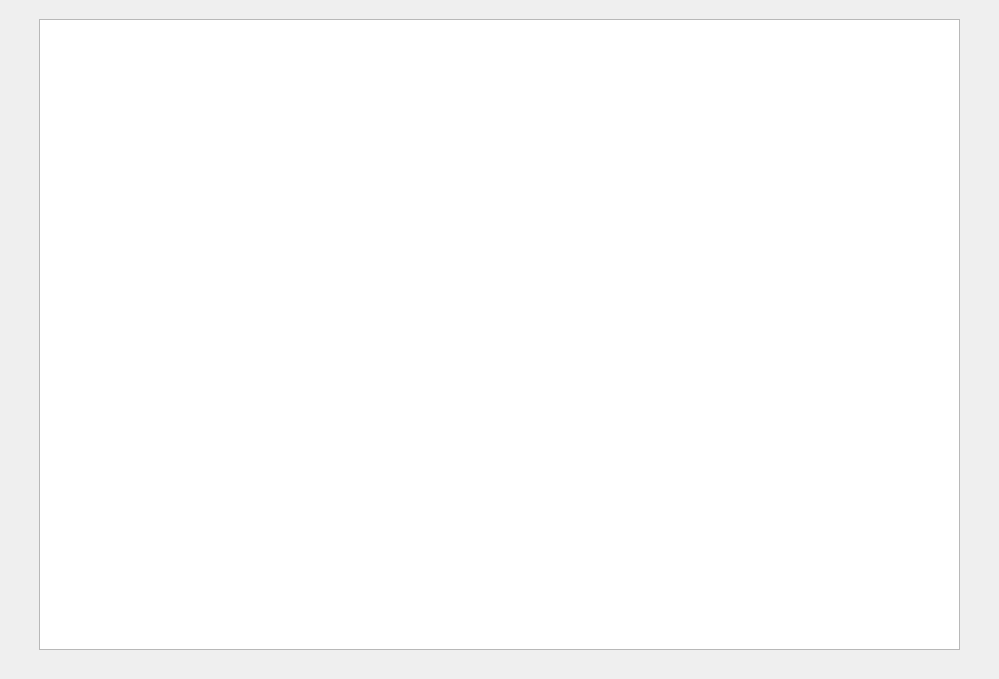
            <widget class="QWidget" name="page_5">
             <widget class="QStackedWidget" name="stackedWidget_description">
              <property name="geometry">
               <rect>
                <x>9</x>
                <y>9</y>
                <width>981</width>
                <height>661</height>
               </rect>
              </property>
              <property name="styleSheet">
               <string notr="true">color:#fff;</string>
              </property>
              <property name="currentIndex">
               <number>0</number>
              </property>
              <widget class="QWidget" name="page_des_en">
               <widget class="QTextBrowser" name="textBrowser_en">
                <property name="geometry">
                 <rect>
                  <x>30</x>
                  <y>10</y>
                  <width>921</width>
                  <height>631</height>
                 </rect>
                </property>
                <property name="styleSheet">
                 <string notr="true"/>
                </property>
                <property name="html">
                 <string>&lt;!DOCTYPE HTML PUBLIC &quot;-//W3C//DTD HTML 4.0//EN&quot; &quot;http://www.w3.org/TR/REC-html40/strict.dtd&quot;&gt;
&lt;html&gt;&lt;head&gt;&lt;meta name=&quot;qrichtext&quot; content=&quot;1&quot; /&gt;&lt;style type=&quot;text/css&quot;&gt;
p, li { white-space: pre-wrap; }
&lt;/style&gt;&lt;/head&gt;&lt;body style=&quot; font-family:'MS Shell Dlg 2'; font-size:20px; font-weight:400; font-style:normal;&quot;&gt;
&lt;p align=&quot;center&quot; style=&quot; margin-top:0px; margin-bottom:0px; margin-left:0px; margin-right:0px; -qt-block-indent:0; text-indent:0px;&quot;&gt;&lt;span style=&quot; font-family:'Franklin Gothic Mediumi','sand-serif'; font-size:26pt; font-weight:600; color:#ffffff;&quot;&gt;BeneFit: training, nutrition, calculates&lt;/span&gt;&lt;/p&gt;
&lt;p align=&quot;center&quot; style=&quot;-qt-paragraph-type:empty; margin-top:0px; margin-bottom:0px; margin-left:0px; margin-right:0px; -qt-block-indent:0; text-indent:0px; font-family:'Franklin Gothic Mediumi','sand-serif'; font-size:26pt; font-weight:600; color:#ffffff;&quot;&gt;&lt;br /&gt;&lt;/p&gt;
&lt;p align=&quot;center&quot; style=&quot;-qt-paragraph-type:empty; margin-top:0px; margin-bottom:0px; margin-left:0px; margin-right:0px; -qt-block-indent:0; text-indent:0px; font-family:'Franklin Gothic Mediumi','sand-serif'; font-size:8.25pt; color:#ffffff;&quot;&gt;&lt;br /&gt;&lt;/p&gt;
&lt;p style=&quot; margin-top:0px; margin-bottom:0px; margin-left:0px; margin-right:0px; -qt-block-indent:0; text-indent:0px;&quot;&gt;&lt;span style=&quot; font-family:'Franklin Gothic Mediumi','sand-serif'; font-size:14pt; font-weight:600; color:#ffffff;&quot;&gt;BeneFit&lt;/span&gt;&lt;span style=&quot; font-family:'Franklin Gothic Mediumi','sand-serif'; font-size:14pt; color:#ffffff;&quot;&gt; &lt;/span&gt;&lt;span style=&quot; font-family:'Franklin Gothic Mediumi','sand-serif'; font-size:12pt; color:#ffffff;&quot;&gt;is a universal fitness app that combines training programs, macronutrient counting, and calculation of various indicators such as BMI and fat%.&lt;/span&gt;&lt;/p&gt;
&lt;p align=&quot;center&quot; style=&quot;-qt-paragraph-type:empty; margin-top:0px; margin-bottom:0px; margin-left:0px; margin-right:0px; -qt-block-indent:0; text-indent:0px; font-family:'Franklin Gothic Mediumi','sand-serif'; font-size:12pt; color:#ffffff;&quot;&gt;&lt;br /&gt;&lt;/p&gt;
&lt;p align=&quot;center&quot; style=&quot;-qt-paragraph-type:empty; margin-top:0px; margin-bottom:0px; margin-left:0px; margin-right:0px; -qt-block-indent:0; text-indent:0px; font-family:'Franklin Gothic Mediumi','sand-serif'; font-size:12pt; color:#ffffff;&quot;&gt;&lt;br /&gt;&lt;/p&gt;
&lt;p align=&quot;center&quot; style=&quot; margin-top:0px; margin-bottom:0px; margin-left:0px; margin-right:0px; -qt-block-indent:0; text-indent:0px;&quot;&gt;&lt;span style=&quot; font-family:'Franklin Gothic Mediumi','sand-serif'; font-size:12pt; color:#ffffff;&quot;&gt;The app consists of the following sections: &lt;/span&gt;&lt;/p&gt;
&lt;p align=&quot;center&quot; style=&quot;-qt-paragraph-type:empty; margin-top:0px; margin-bottom:0px; margin-left:0px; margin-right:0px; -qt-block-indent:0; text-indent:0px; font-family:'Franklin Gothic Mediumi','sand-serif'; font-size:12pt; color:#ffffff;&quot;&gt;&lt;br /&gt;&lt;/p&gt;
&lt;p align=&quot;center&quot; style=&quot; margin-top:0px; margin-bottom:0px; margin-left:0px; margin-right:0px; -qt-block-indent:0; text-indent:0px;&quot;&gt;&lt;span style=&quot; font-family:'Franklin Gothic Mediumi','sand-serif'; font-size:12pt; font-weight:600; color:#ffffff;&quot;&gt;Calculator&lt;/span&gt;&lt;/p&gt;
&lt;p align=&quot;center&quot; style=&quot; margin-top:0px; margin-bottom:0px; margin-left:0px; margin-right:0px; -qt-block-indent:0; text-indent:0px;&quot;&gt;&lt;span style=&quot; font-family:'Franklin Gothic Mediumi','sand-serif'; font-size:12pt; color:#ffffff;&quot;&gt;Calculate your BMI, body fat%, daily water intake, and many other metrics&lt;/span&gt;&lt;/p&gt;
&lt;p align=&quot;center&quot; style=&quot;-qt-paragraph-type:empty; margin-top:0px; margin-bottom:0px; margin-left:0px; margin-right:0px; -qt-block-indent:0; text-indent:0px; font-family:'Franklin Gothic Mediumi','sand-serif'; font-size:12pt; color:#ffffff;&quot;&gt;&lt;br /&gt;&lt;/p&gt;
&lt;p align=&quot;center&quot; style=&quot; margin-top:0px; margin-bottom:0px; margin-left:0px; margin-right:0px; -qt-block-indent:0; text-indent:0px;&quot;&gt;&lt;span style=&quot; font-family:'Franklin Gothic Mediumi','sand-serif'; font-size:12pt; font-weight:600; color:#ffffff;&quot;&gt;Workout &lt;/span&gt;&lt;/p&gt;
&lt;p align=&quot;center&quot; style=&quot; margin-top:0px; margin-bottom:0px; margin-left:0px; margin-right:0px; -qt-block-indent:0; text-indent:0px;&quot;&gt;&lt;span style=&quot; font-family:'Franklin Gothic Mediumi','sand-serif'; font-size:12pt; color:#ffffff;&quot;&gt;Find a training program that is right for you&lt;/span&gt;&lt;/p&gt;
&lt;p align=&quot;center&quot; style=&quot;-qt-paragraph-type:empty; margin-top:0px; margin-bottom:0px; margin-left:0px; margin-right:0px; -qt-block-indent:0; text-indent:0px; font-family:'Franklin Gothic Mediumi','sand-serif'; font-size:12pt; color:#ffffff;&quot;&gt;&lt;br /&gt;&lt;/p&gt;
&lt;p align=&quot;center&quot; style=&quot; margin-top:0px; margin-bottom:0px; margin-left:0px; margin-right:0px; -qt-block-indent:0; text-indent:0px;&quot;&gt;&lt;span style=&quot; font-family:'Franklin Gothic Mediumi','sand-serif'; font-size:12pt; font-weight:600; color:#ffffff;&quot;&gt;Nutrition&lt;/span&gt;&lt;/p&gt;
&lt;p align=&quot;center&quot; style=&quot; margin-top:0px; margin-bottom:0px; margin-left:0px; margin-right:0px; -qt-block-indent:0; text-indent:0px;&quot;&gt;&lt;span style=&quot; font-family:'Franklin Gothic Mediumi','sand-serif'; font-size:12pt; color:#ffffff;&quot;&gt;Make diets, monitor micronutrients, add your products to the database&lt;/span&gt;&lt;/p&gt;
&lt;p align=&quot;center&quot; style=&quot;-qt-paragraph-type:empty; margin-top:0px; margin-bottom:0px; margin-left:0px; margin-right:0px; -qt-block-indent:0; text-indent:0px; font-family:'Franklin Gothic Mediumi','sand-serif'; font-size:12pt; color:#ffffff;&quot;&gt;&lt;br /&gt;&lt;/p&gt;
&lt;p align=&quot;center&quot; style=&quot; margin-top:0px; margin-bottom:0px; margin-left:0px; margin-right:0px; -qt-block-indent:0; text-indent:0px;&quot;&gt;&lt;span style=&quot; font-family:'Franklin Gothic Mediumi','sand-serif'; font-size:12pt; font-weight:600; color:#ffffff;&quot;&gt;What's new?&lt;/span&gt;&lt;/p&gt;
&lt;p align=&quot;center&quot; style=&quot; margin-top:0px; margin-bottom:0px; margin-left:0px; margin-right:0px; -qt-block-indent:0; text-indent:0px;&quot;&gt;&lt;span style=&quot; font-family:'Franklin Gothic Mediumi','sand-serif'; font-size:12pt; color:#ffffff;&quot;&gt;- Added new training sessions&lt;/span&gt;&lt;/p&gt;
&lt;p align=&quot;center&quot; style=&quot; margin-top:0px; margin-bottom:0px; margin-left:0px; margin-right:0px; -qt-block-indent:0; text-indent:0px;&quot;&gt;&lt;span style=&quot; font-family:'Franklin Gothic Mediumi','sand-serif'; font-size:12pt; color:#ffffff;&quot;&gt;- Fixed some bugs&lt;/span&gt;&lt;/p&gt;
&lt;p align=&quot;center&quot; style=&quot; margin-top:0px; margin-bottom:0px; margin-left:0px; margin-right:0px; -qt-block-indent:0; text-indent:0px;&quot;&gt;&lt;span style=&quot; font-family:'Franklin Gothic Mediumi','sand-serif'; font-size:12pt; color:#ffffff;&quot;&gt;- Optimized code&lt;/span&gt;&lt;/p&gt;
&lt;p align=&quot;center&quot; style=&quot; margin-top:0px; margin-bottom:0px; margin-left:0px; margin-right:0px; -qt-block-indent:0; text-indent:0px;&quot;&gt;&lt;span style=&quot; font-family:'Franklin Gothic Mediumi','sand-serif'; font-size:12pt; color:#ffffff;&quot;&gt;- Added contacts&lt;/span&gt;&lt;/p&gt;
&lt;p align=&quot;center&quot; style=&quot; margin-top:0px; margin-bottom:0px; margin-left:0px; margin-right:0px; -qt-block-indent:0; text-indent:0px;&quot;&gt;&lt;span style=&quot; font-family:'Franklin Gothic Mediumi','sand-serif'; font-size:12pt; color:#ffffff;&quot;&gt;-V. 0. 8. 2&lt;/span&gt;&lt;/p&gt;
&lt;p align=&quot;center&quot; style=&quot;-qt-paragraph-type:empty; margin-top:0px; margin-bottom:0px; margin-left:0px; margin-right:0px; -qt-block-indent:0; text-indent:0px; font-family:'Franklin Gothic Mediumi','sand-serif'; font-size:12pt; color:#ffffff;&quot;&gt;&lt;br /&gt;&lt;/p&gt;
&lt;p align=&quot;center&quot; style=&quot; margin-top:0px; margin-bottom:0px; margin-left:0px; margin-right:0px; -qt-block-indent:0; text-indent:0px;&quot;&gt;&lt;span style=&quot; font-family:'Franklin Gothic Mediumi','sand-serif'; font-size:12pt; font-weight:600; color:#ffffff;&quot;&gt;Contacts&lt;/span&gt;&lt;/p&gt;
&lt;p align=&quot;center&quot; style=&quot; margin-top:0px; margin-bottom:0px; margin-left:0px; margin-right:0px; -qt-block-indent:0; text-indent:0px;&quot;&gt;&lt;span style=&quot; font-family:'Franklin Gothic Mediumi','sand-serif'; font-size:12pt; color:#ffffff;&quot;&gt;For all questions and suggestions, write to&lt;/span&gt;&lt;/p&gt;
&lt;p align=&quot;center&quot; style=&quot; margin-top:0px; margin-bottom:0px; margin-left:0px; margin-right:0px; -qt-block-indent:0; text-indent:0px;&quot;&gt;&lt;span style=&quot; font-family:'Franklin Gothic Mediumi','sand-serif'; font-size:12pt; font-weight:600; color:#ffffff;&quot;&gt;benefitapphelp@yandex.ru&lt;/span&gt;&lt;/p&gt;&lt;/body&gt;&lt;/html&gt;</string>
                </property>
               </widget>
              </widget>
              <widget class="QWidget" name="page_des_ru"/>
             </widget>
            </widget>
